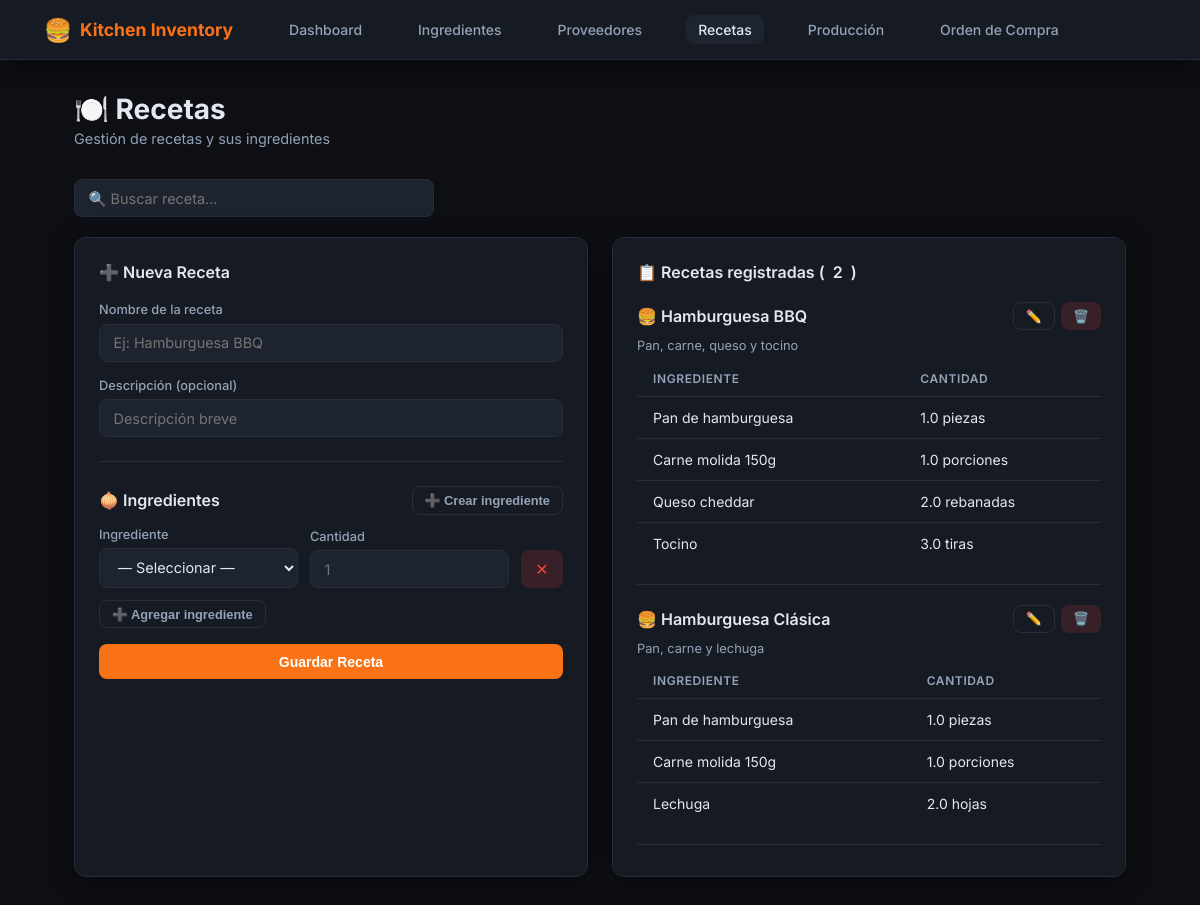
Screenshot of /recetas with the database file from the repository.
### models.py (models this page shows, shortened)
class Receta(db.Model):
    __tablename__ = "recetas"
    id = db.Column(db.Integer, primary_key=True)
    nombre = db.Column(db.String(100), nullable=False, unique=True)
    descripcion = db.Column(db.String(255))
    ingredientes = db.relationship("RecetaIngrediente", backref="receta", lazy=True, cascade="all, delete-orphan")

class RecetaIngrediente(db.Model):
    __tablename__ = "receta_ingredientes"
    id = db.Column(db.Integer, primary_key=True)
    receta_id = db.Column(db.Integer, db.ForeignKey("recetas.id"), nullable=False)
    ingrediente_id = db.Column(db.Integer, db.ForeignKey("ingredientes.id"), nullable=False)
    cantidad = db.Column(db.Float, nullable=False)
    ingrediente = db.relationship("Ingrediente")

class Ingrediente(db.Model):
    __tablename__ = "ingredientes"
    id = db.Column(db.Integer, primary_key=True)
    nombre = db.Column(db.String(100), nullable=False, unique=True)
    stock_actual = db.Column(db.Float, nullable=False, default=0)
    stock_minimo = db.Column(db.Float, nullable=False, default=0)
    unidad = db.Column(db.String(20), nullable=False, default="unidad")
    proveedor_id = db.Column(db.Integer, db.ForeignKey("proveedores.id"), nullable=True)

### app.py (the view, shortened to what this page needs)
@app.route("/recetas", methods=["GET", "POST"])
def recetas():
    recetas_ = Receta.query.order_by(Receta.nombre).all()
    ings  = Ingrediente.query.order_by(Ingrediente.nombre).all()
    provs = Proveedor.query.order_by(Proveedor.nombre).all()
    return render_template("recetas.html", recetas=recetas_, ingredientes=ings, proveedores=provs)

### templates/recetas.html (shortened to what this page needs)
{% extends "base.html" %}
{% block content %}
<div class="page-header">
  <h1>🍽️ Recetas</h1>
  <p>Gestión de recetas y sus ingredientes</p>
</div>
<div style="margin-bottom:1.25rem;">
  <input type="text" id="buscador-recetas" placeholder="🔍 Buscar receta..." style="max-width:360px;" oninput="filtrarRecetas(this.value)"/>
</div>
<div class="grid-2">
  <div class="card">
    <div class="card-title">➕ Nueva Receta</div>
    <form method="POST" action="/recetas" id="form-receta">
      <div class="form-group">
        <label>Nombre de la receta</label>
        <input type="text" name="nombre" placeholder="Ej: Hamburguesa BBQ" required/>
      </div>
      <div class="form-group">
        <label>Descripción (opcional)</label>
        <input type="text" name="descripcion" placeholder="Descripción breve"/>
      </div>
      <hr class="divider"/>
      <div style="display:flex;align-items:center;justify-content:space-between;margin-bottom:.75rem;">
        <div class="card-title" style="margin-bottom:0;">🧅 Ingredientes</div>
        <button type="button" class="btn btn-outline btn-sm" onclick="abrirModalIngrediente()">➕ Crear ingrediente</button>
      </div>
      <div id="ingredientes-container">
        <div class="ing-row">
          <div>
            <label>Ingrediente</label>
            <select name="ingrediente_id[]" class="ing-select" required>
              <option value="">— Seleccionar —</option>
            </select>
          </div>
          <div>
            <label>Cantidad</label>
            <input type="number" name="cantidad[]" step="0.01" min="0.01" placeholder="1" required/>
          </div>
          <button type="button" class="remove-btn" onclick="removeRow(this)">✕</button>
        </div>
      </div>
      <button type="button" onclick="addRow()" class="btn btn-outline btn-sm" style="margin-bottom:1rem;">➕ Agregar ingrediente</button>
      <br/>
      <button type="submit" class="btn btn-primary" style="width:100%;justify-content:center;">Guardar Receta</button>
    </form>
  </div>
  <div class="card" style="overflow-y:auto;max-height:80vh;">
    <div class="card-title">📋 Recetas registradas (<span id="contador-recetas">{{ recetas|length }}</span>)</div>
    {% if recetas %}
      <div id="lista-recetas">
      {% for r in recetas %}
      <div class="receta-item" data-nombre="{{ r.nombre|lower }}" style="margin-bottom:1.25rem;padding-bottom:1.25rem;border-bottom:1px solid var(--border);">
        <div style="display:flex;align-items:center;justify-content:space-between;margin-bottom:.5rem;">
          <div style="font-weight:600;">🍔 {{ r.nombre }}</div>
          <div style="display:flex;gap:.4rem;">
            <button class="btn btn-outline btn-sm" onclick="abrirEditar({{ r.id }}, '{{ r.nombre }}', '{{ r.descripcion or '' }}')">✏️</button>
            <button class="btn btn-sm" style="background:rgba(239,68,68,.15);color:var(--red);" onclick="confirmarEliminarReceta('{{ r.nombre }}', '/recetas/{{ r.id }}/eliminar')" title="Eliminar receta">🗑️</button>
          </div>
        </div>
        {% if r.descripcion %}
          <div style="font-size:.8rem;color:var(--muted);margin-bottom:.5rem;">{{ r.descripcion }}</div>
        {% endif %}
        <table>
          <thead>
            <tr><th>Ingrediente</th><th>Cantidad</th></tr>
          </thead>
          <tbody>
            {% for ri in r.ingredientes %}
            <tr>
              <td>{{ ri.ingrediente.nombre }}</td>
              <td>{{ ri.cantidad }} {{ ri.ingrediente.unidad }}</td>
            </tr>
            {% endfor %}
          </tbody>
        </table>
      </div>
      {% endfor %}
      </div>
    {% else %}
      <div class="empty-state"><span>📭</span>Sin recetas aún</div>
    {% endif %}
  </div>
</div>
{% endblock %}

### templates/base.html (style rules this page uses)
*, *::before, *::after { box-sizing: border-box; margin: 0; padding: 0; }
:root { --bg: #0d0f14; --surface: #161a23; --surface2: #1e2330; --border: #272d3d; --accent: #f97316; --accent2: #fb923c; --green: #22c55e; --red: #ef4444; --yellow: #eab308; --text: #e2e8f0; --muted: #94a3b8; --radius: 12px; --shadow: 0 4px 24px rgba(0,0,0,.45); }
body { font-family: 'Inter', sans-serif; background: var(--bg); color: var(--text); min-height: 100vh; }
.page-header { margin-bottom: 2rem; }
.page-header h1 { font-size: 1.75rem; font-weight: 700; color: var(--text); }
.page-header p { color: var(--muted); margin-top: .25rem; font-size: .9rem; }
.card { background: var(--surface); border: 1px solid var(--border); border-radius: var(--radius); padding: 1.5rem; box-shadow: var(--shadow); }
.card-title { font-size: 1rem; font-weight: 600; margin-bottom: 1.25rem; display: flex; align-items: center; gap: .5rem; }
.grid-2 { display: grid; grid-template-columns: 1fr 1fr; gap: 1.5rem; }
.form-group { margin-bottom: 1rem; }
label { display: block; font-size: .8rem; font-weight: 500; color: var(--muted); margin-bottom: .4rem; }
input, select, textarea { width: 100%; background: var(--surface2); border: 1px solid var(--border); border-radius: 8px; color: var(--text); padding: .6rem .85rem; font-size: .9rem; font-family: inherit; transition: border-color .2s; outline: none; }
select option { background: var(--surface2); }
.btn { display: inline-flex; align-items: center; gap: .4rem; padding: .6rem 1.25rem; border-radius: 8px; font-size: .875rem; font-weight: 600; border: none; cursor: pointer; text-decoration: none; transition: all .2s; }
.btn-primary { background: var(--accent); color: #fff; }
.btn-outline { background: transparent; color: var(--muted); border: 1px solid var(--border); }
.btn-sm { padding: .35rem .75rem; font-size: .8rem; }
table { width: 100%; border-collapse: collapse; font-size: .875rem; }
th { text-align: left; padding: .6rem 1rem; font-size: .75rem; font-weight: 600; color: var(--muted); text-transform: uppercase; letter-spacing: .05em; border-bottom: 1px solid var(--border); }
td { padding: .75rem 1rem; border-bottom: 1px solid var(--border); vertical-align: middle; }
tr:last-child td { border-bottom: none; }
.ing-row { display: grid; grid-template-columns: 1fr 1fr auto; gap: .75rem; align-items: end; margin-bottom: .75rem; }
.remove-btn { background: rgba(239,68,68,.15); color: var(--red); border: none; border-radius: 8px; padding: .6rem .9rem; cursor: pointer; font-size: 1rem; transition: background .2s; }
.divider { border: none; border-top: 1px solid var(--border); margin: 1.5rem 0; }

### rows the page displays
Receta: nombre "Hamburguesa BBQ", descripcion "Pan, carne, queso y tocino"
RecetaIngrediente: ingrediente.nombre "Pan de hamburguesa", cantidad "1.0", ingrediente.unidad "piezas"
RecetaIngrediente: ingrediente.nombre "Carne molida 150g", cantidad "1.0", ingrediente.unidad "porciones"
RecetaIngrediente: ingrediente.nombre "Queso cheddar", cantidad "2.0", ingrediente.unidad "rebanadas"
RecetaIngrediente: ingrediente.nombre "Tocino", cantidad "3.0", ingrediente.unidad "tiras"
Receta: nombre "Hamburguesa Clásica", descripcion "Pan, carne y lechuga"
RecetaIngrediente: ingrediente.nombre "Pan de hamburguesa", cantidad "1.0", ingrediente.unidad "piezas"
RecetaIngrediente: ingrediente.nombre "Carne molida 150g", cantidad "1.0", ingrediente.unidad "porciones"
RecetaIngrediente: ingrediente.nombre "Lechuga", cantidad "2.0", ingrediente.unidad "hojas"

### other values shown
{{ recetas|length }} "2"
